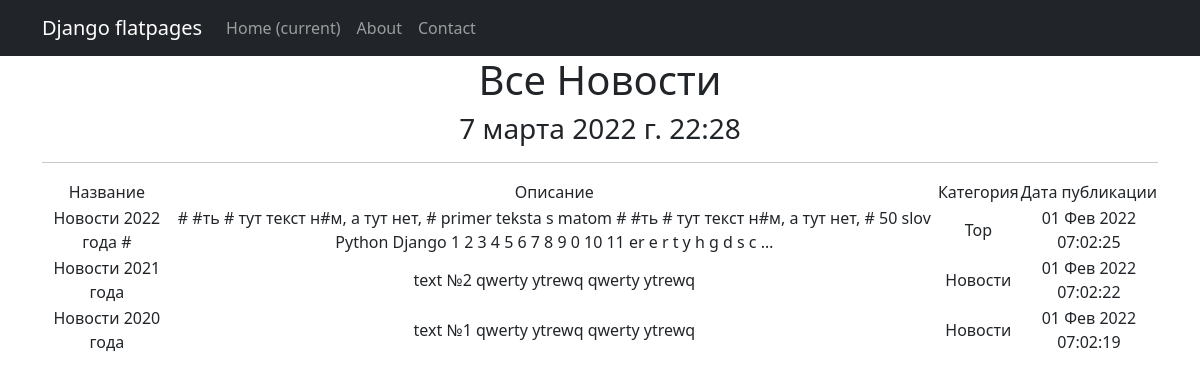
Page /news/ on the committed database.
### news/models.py (models this page shows, shortened)
class Post(models.Model):
    name = models.CharField(
        max_length=50,
        unique=True,  # названия товаров не должны повторяться
    )
    description = models.TextField()
    time = models.DateTimeField(auto_now=True, auto_now_add=False)
    """quantity = models.IntegerField(
       validators=[MinValueValidator(0)],
    )"""
    category = models.ForeignKey(
        to='Category',
        on_delete=models.CASCADE,
        related_name='news',  # все продукты в категории будут доступны через поле products
    )

class Category(models.Model):
    name = models.CharField(max_length=100, unique=True)  # названия категорий тоже не должны повторяться

### news/views.py (the view)
# urls.py: path('', PostList.as_view()),# т. к. сам по себе это класс, то нам надо представить этот класс в виде view. Для этого вызываем метод as_view
class PostList(ListView):
    model = Post  # указываем модель, объекты которой мы будем выводить
    template_name = 'news.html'  # указываем имя шаблона, где будет лежать HTML, в котором будут все инструкции о том, как именно пользователю должны вывестись наши объекты
    context_object_name = 'news'  # это имя списка, в котором будут лежать все объекты, его надо указать, чтобы обратиться к самому списку объектов через HTML-шаблон
    queryset = Post.objects.order_by('-id')  # настроили пораметр отображения более новый продукт
    def get_context_data(self, **kwargs):
        context = super().get_context_data(**kwargs)
        context['time_now'] = datetime.utcnow()  # добавим переменную текущей даты time_now
        context['value1'] = None  # добавим ещё одну пустую переменную, чтобы на её примере посмотреть работу другого фильтра
        return context

### news/templatetags/custom_filters.py (called while the page is built)
@register.filter(name='censor')
def censor(value):
    if isinstance(value, str):
        list = ['ух', 'ор', 'ах', 'ай', 'бля', 'сука', 'хуй', 'дебил', ] # Список нецензурных слов
        for A in list:
            value = value.replace(A, '#') # Замена совпадений подстроки на @!#%
        return str(value)
    else:
        raise ValueError(f'Нельзя преобразовать {type(value)}')

### templates/news.html (shortened to what this page needs)
{% extends 'flatpages/default.html' %}
{% load custom_filters %}
{% block content %}
    <h1>Все Новости</h1>
    <h3>{{ time_now }}</h3>
    <hr>
    {% if news %}
        <table>
            <tr>
                <td>
                    Название
                </td>
                <td>
                    Описание
                </td>
                <td>
                    Категория
                </td>
                <td>
                    Дата публикации
                </td>
            </tr>
        {% for post in news %}
            <tr>
                <td>
                    {{ post.name|censor }}
                </td>
                <td>
                    {{ post.description|truncatewords:50|censor }}
                </td>
                <td>
                    {{ post.category.name }}
                </td>
                <td>
                    {{ post.time|date:'d M Y h:m:s' }}
                </td>
            </tr>
        {% endfor %}
        </table>
    {% else %}
        <h2>Новостей нет!</h2>
    {% endif %}
{% endblock content %}

### rows in the picture
Post: name|censor "Новости 2022 года #", description|censor "# #ть # тут текст н#м, а тут нет, # primer teksta s matom # #ть # тут текст н#м, а тут нет, # 50 slov Python Django 1 2 3 4 5 6 7 8 9 0 10 11 er e r t y h g d s c …", category.name "Top", time "01 Фев 2022 07:02:25"
Post: name|censor "Новости 2021 года", description|censor "text №2 qwerty ytrewq qwerty ytrewq", category.name "Новости", time "01 Фев 2022 07:02:22"
Post: name|censor "Новости 2020 года", description|censor "text №1 qwerty ytrewq qwerty ytrewq", category.name "Новости", time "01 Фев 2022 07:02:19"

### other values in the picture
{{ time_now }} "7 марта 2022 г. 22:28"
